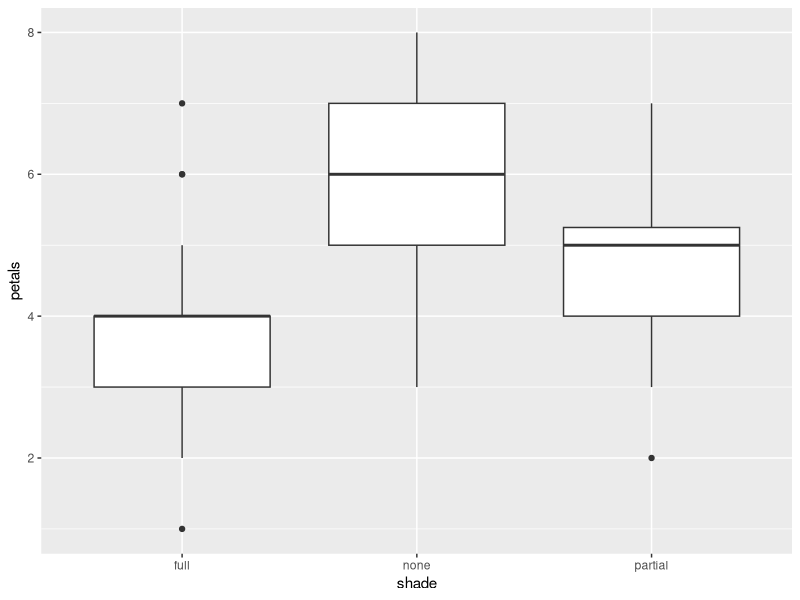
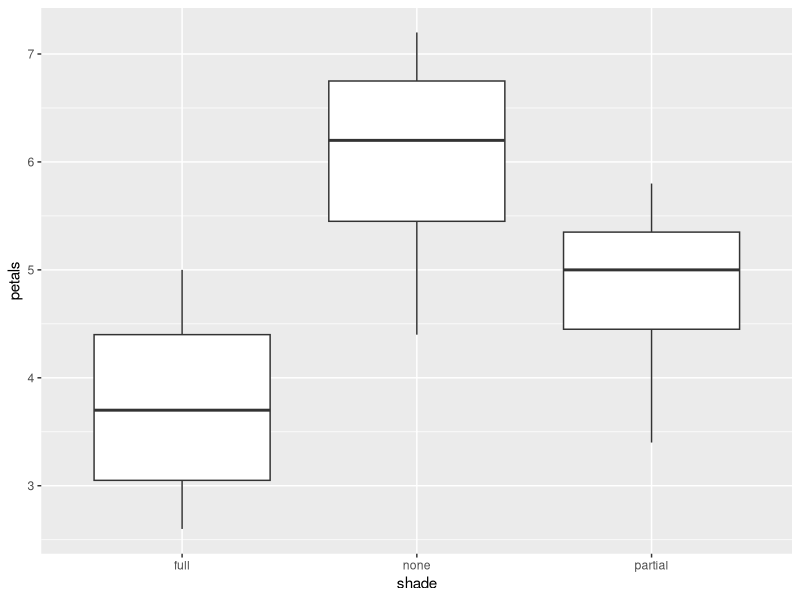
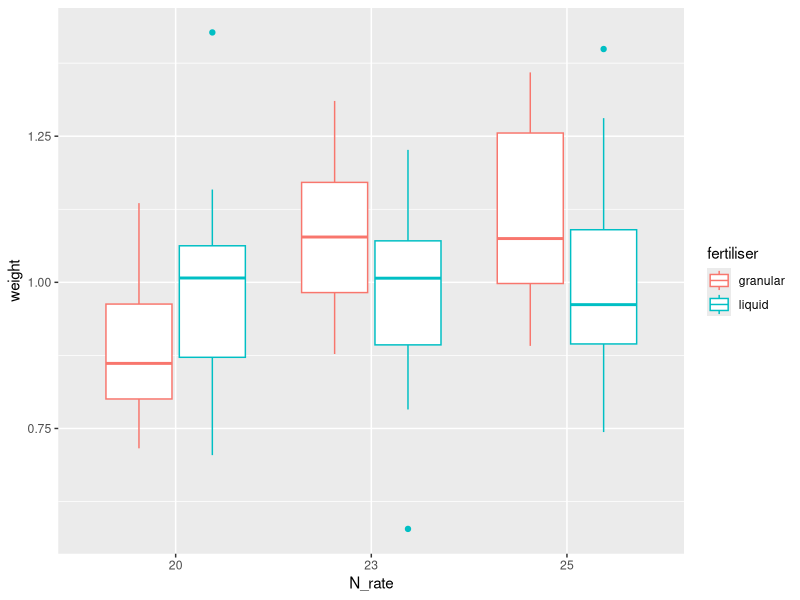
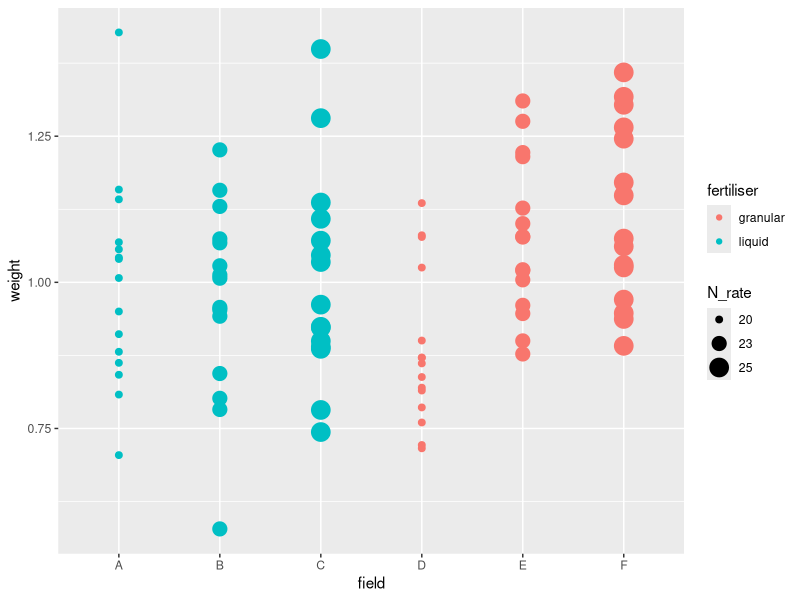

These charts were generated, in order, by the following R code:
## ---- chunk 1
knitr::opts_chunk$set(echo = TRUE)
library(tidyverse)
## ---- chunk 2
flowers <- read_csv("data/flowers.csv")
## ---- chunk 3
# construct a boxplot, grouped by shade

flowers %>%
  ggplot(aes(x=shade, y=petals)) +
  geom_boxplot()

# run a one-way ANOVA

lm_flowers <- lm(petals ~ shade, data=flowers)
anova(lm_flowers)
## ---- chunk 4
mean_flowers <- flowers %>%
  group_by(plant, shade) %>%
  summarise(petals=mean(petals))

mean_flowers
## ---- chunk 5
# construct a new boxplot

mean_flowers %>%
  ggplot(aes(x=shade, y=petals)) +
  geom_boxplot()

# run a new ANOVA

lm_mean <- lm(petals ~ shade, data=mean_flowers)
anova(lm_mean)
## ---- chunk 6
cabbages <- read_csv("data/cabbages.csv")

cabbages <- cabbages %>%
  mutate(N_rate = as.factor(N_rate))
## ---- chunk 7
lm_cabbage <- lm(weight ~ N_rate*fertiliser, data=cabbages)
anova(lm_cabbage)
## ---- chunk 8
cabbages %>%
  ggplot(aes(x=N_rate, y=weight, colour=fertiliser)) +
  geom_boxplot()
## ---- chunk 9
cabbages %>%
  ggplot(aes(y=weight, x=field, colour=fertiliser, size=N_rate)) +
  geom_point()
